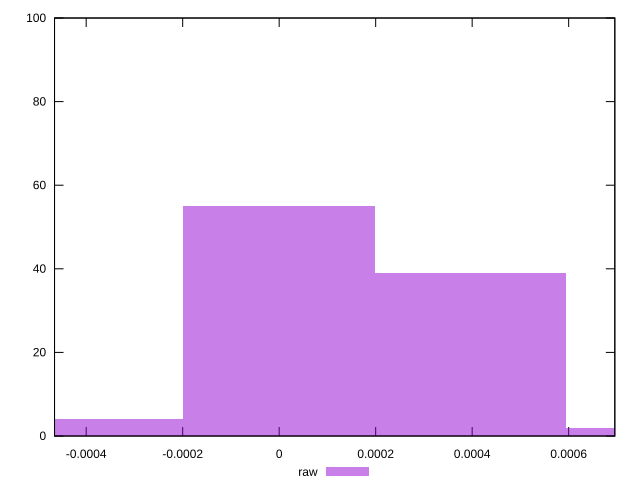

Write the gnuplot code that produced this figure.
reset

$raw <<EOF
-0.00039673516334420725 4
0 55
0.00039673516334420725 39
0.0007934703266884145 2
EOF

set key outside below
set boxwidth 0.00039673516334420725
set xrange [-0.00046560335671253503:0.0006956724105302958]
set yrange [0:100]
set trange [0:100]
set style fill transparent solid 0.5 noborder
set terminal svg size 640, 490 enhanced background rgb 'white'
set output "reports/report_00030_2021-02-24T20-42-31.540Z/meta/pScore-difference/samples/agenda/raw/histogram.svg"

plot $raw title "raw" with boxes

reset
